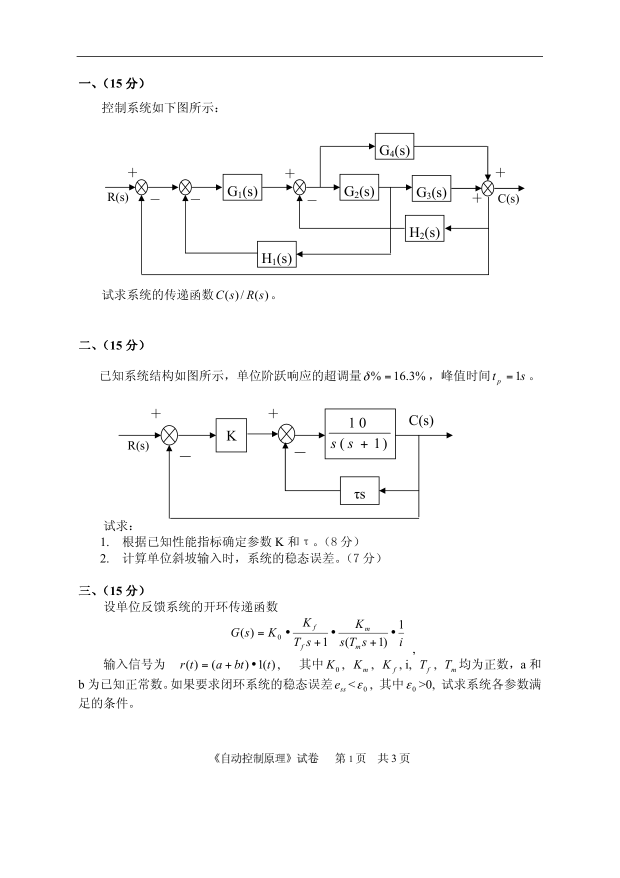
#> input picture debug_07_11/2011_p1.png, 1240 x 1755 px (shown at 1/2 size)
$ python test_2011_verified.py
#> lines starting #> are read from the running program, lines starting #| are printed output that depends on the picture
# -*- coding: utf-8 -*-
import cv2, numpy as np, os

def crop_and_clean(img, pad=15):
    gray = cv2.cvtColor(img, cv2.COLOR_BGR2GRAY)
    rows = np.where(np.min(gray, axis=1) < 240)[0]
    cols = np.where(np.min(gray, axis=0) < 240)[0]
    if len(rows) == 0 or len(cols) == 0:
        return img
    r0, r1 = rows[0], rows[-1] + 1
    c0, c1 = cols[0], cols[-1] + 1
    cropped = img[r0:r1, c0:c1]
    padded = cv2.copyMakeBorder(cropped, pad, pad, pad, pad, cv2.BORDER_CONSTANT, value=[255, 255, 255])
    return padded

p1 = cv2.imread('debug_07_11/2011_p1.png')
#> p1 is the input picture: shape (1755, 1240, 3); min 0, max 255, mean 250.3
p2 = cv2.imread('debug_07_11/2011_p2.png')
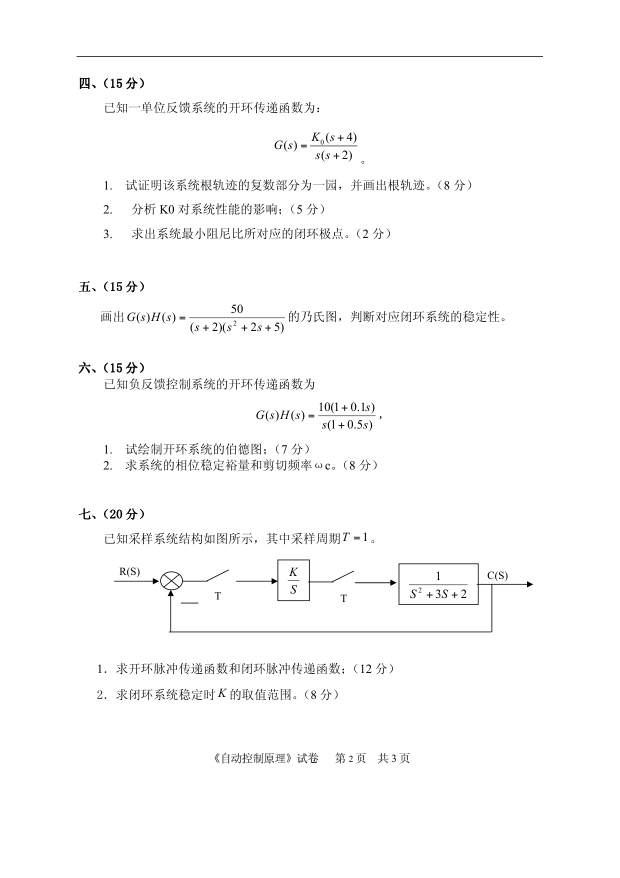
#> input picture debug_07_11/2011_p2.png, 1240 x 1755 px (shown at 1/2 size)
#> p2 is the input picture: shape (1755, 1240, 3); min 0, max 255, mean 250.9
p3 = cv2.imread('debug_07_11/2011_p3.png')
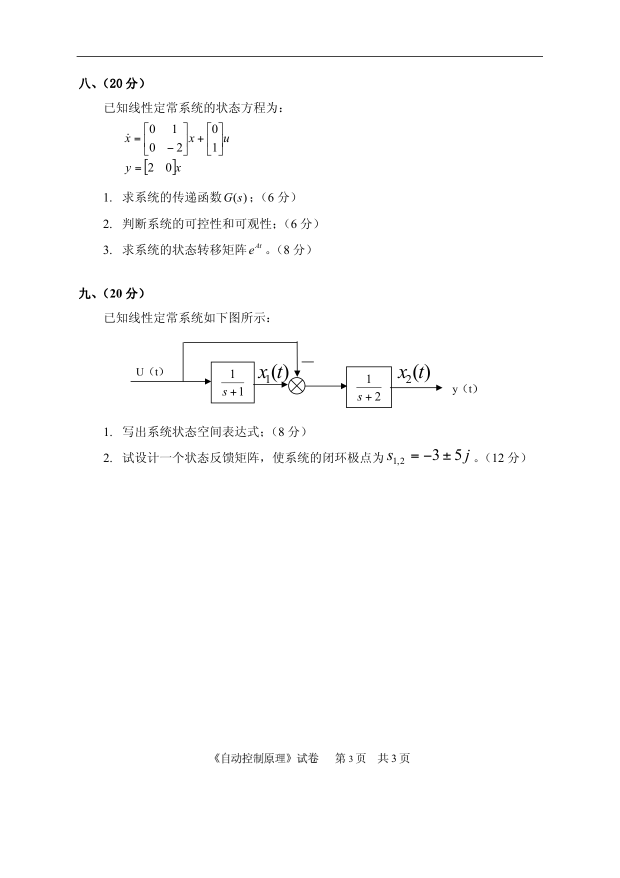
#> input picture debug_07_11/2011_p3.png, 1240 x 1755 px (shown at 1/2 size)
#> p3 is the input picture: shape (1755, 1240, 3); min 0, max 255, mean 252.5

cuts_2011 = {
    1: p1[140:640, :],
    2: p1[640:1148, :],
    3: p1[1148:1460, :],
    4: p2[140:520, :],
    5: p2[520:695, :],
    6: p2[695:985, :],
    7: p2[985:1450, :],
    8: p3[140:543, :],
    9: p3[543:960, :],
}

os.makedirs('test_2011_verified', exist_ok=True)
for q, raw_img in cuts_2011.items():
    cleaned = crop_and_clean(raw_img)
    cv2.imwrite(f'test_2011_verified/q_{q:02d}.png', cleaned)
    print(f"2011 Q{q}: raw shape={raw_img.shape} -> cleaned={cleaned.shape}")
#> this loop made 9 passes
#> (r0 in crop_and_clean, r1 in crop_and_clean, c0 in crop_and_clean, c1 in crop_and_clean) on passes 1 to 9: (14, 464, 158, 1050), (38, 488, 158, 1066), (21, 270, 156, 1082), (14, 339, 159, 943), (41, 148, 158, 1009), (28, 247, 157, 763), (31, 416, 157, 1067), (14, 371, 158, 636), (31, 388, 158, 1051)
#| 2011 Q1: raw shape=(500, 1240, 3) -> cleaned=(480, 922, 3)
#| 2011 Q2: raw shape=(508, 1240, 3) -> cleaned=(480, 938, 3)
#| 2011 Q3: raw shape=(312, 1240, 3) -> cleaned=(279, 956, 3)
#| 2011 Q4: raw shape=(380, 1240, 3) -> cleaned=(355, 814, 3)
#| 2011 Q5: raw shape=(175, 1240, 3) -> cleaned=(137, 881, 3)
#| 2011 Q6: raw shape=(290, 1240, 3) -> cleaned=(249, 636, 3)
#| 2011 Q7: raw shape=(465, 1240, 3) -> cleaned=(415, 940, 3)
#| 2011 Q8: raw shape=(403, 1240, 3) -> cleaned=(387, 508, 3)
#> (further printed lines are left out)
#> pass 1, in crop_and_clean, `gray = cv2.cvtColor(img, cv2.COLOR_BGR2GRAY)`:
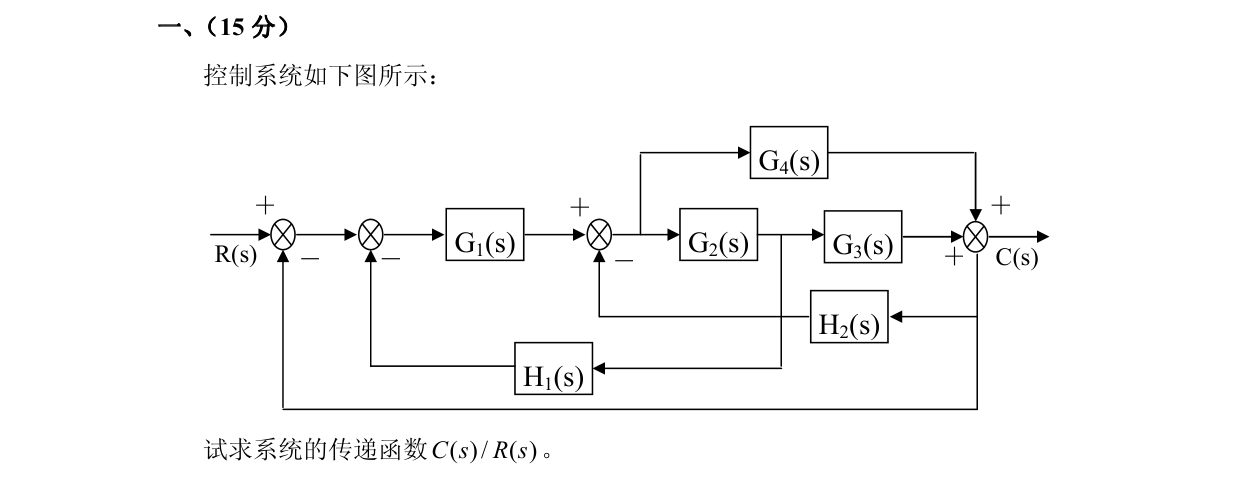
#> gray: shape (500, 1240); min 0, max 255, mean 249.3
#> pass 1, in crop_and_clean, `cropped = img[r0:r1, c0:c1]`:
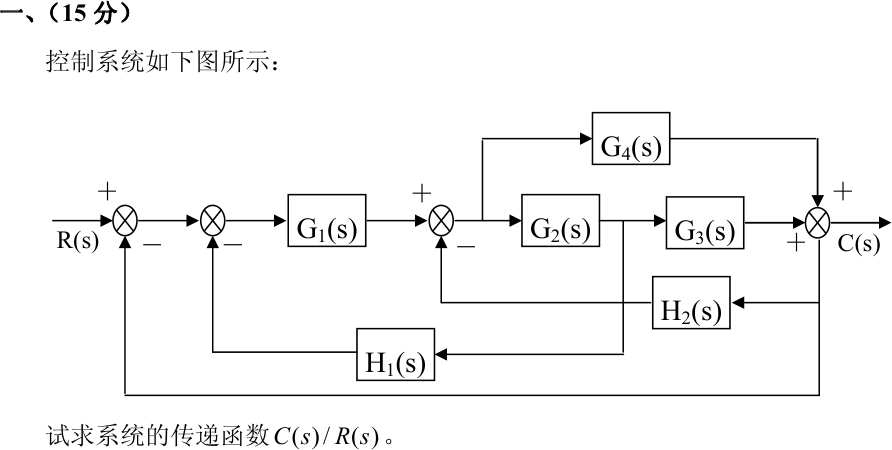
#> cropped: shape (450, 892, 3); min 0, max 255, mean 246.2
#> pass 1, in crop_and_clean, `padded = cv2.copyMakeBorder(cropped, pad, pad, pad, pad, cv2.BORDER_CO..`:
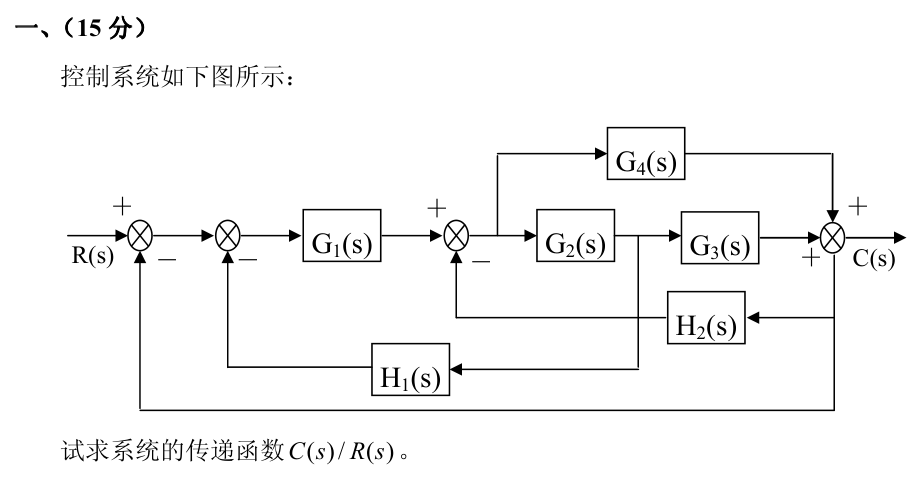
#> padded: shape (480, 922, 3); min 0, max 255, mean 247
#> pass 2, in crop_and_clean (call 2), `gray = cv2.cvtColor(img, cv2.COLOR_BGR2GRAY)`:
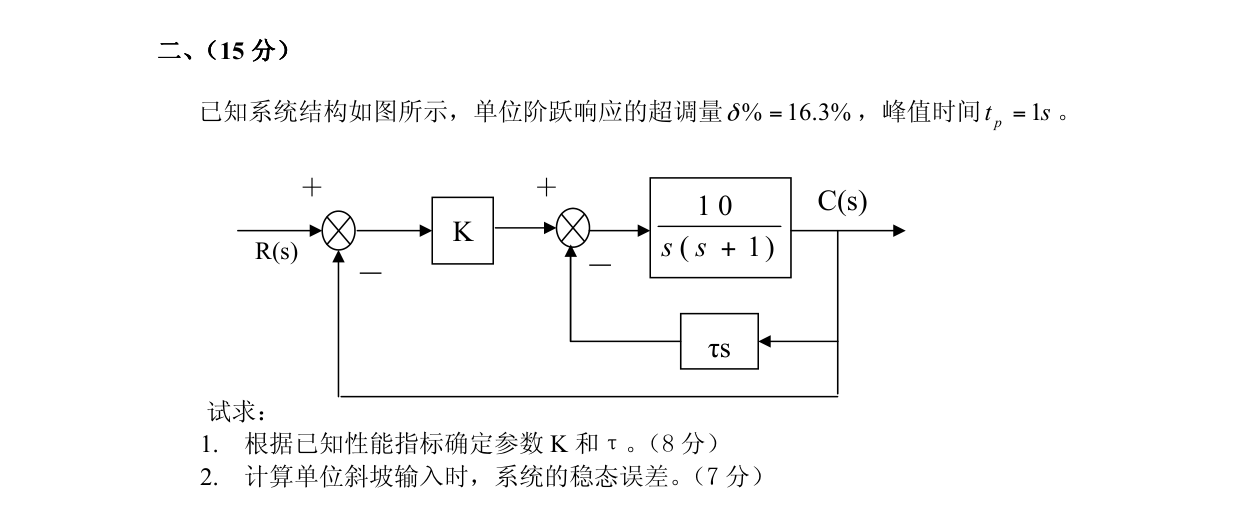
#> gray: shape (508, 1240); min 0, max 255, mean 249.3
